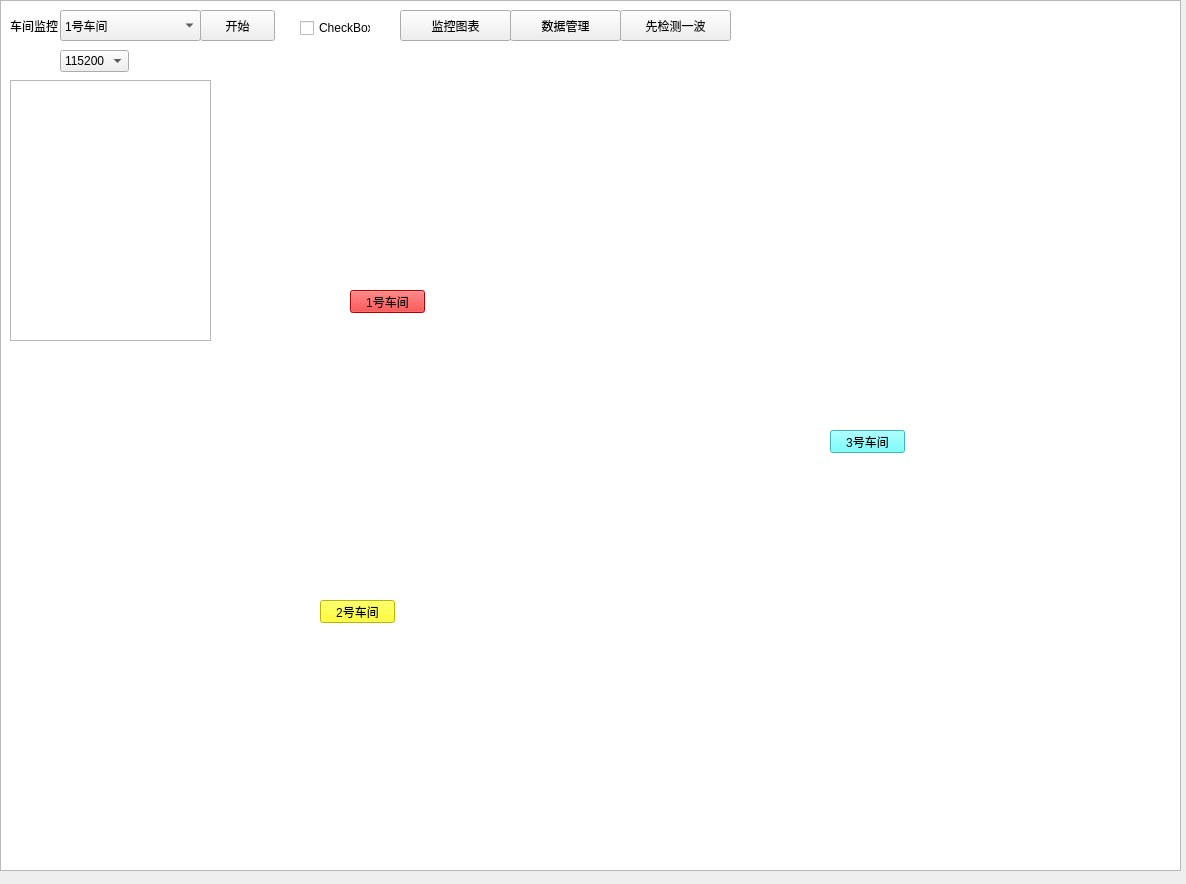
<?xml version="1.0" encoding="UTF-8"?>
<ui version="4.0">
 <class>Form</class>
 <widget class="QWidget" name="Form">
  <property name="geometry">
   <rect>
    <x>0</x>
    <y>0</y>
    <width>1186</width>
    <height>884</height>
   </rect>
  </property>
  <property name="windowTitle">
   <string>Form</string>
  </property>
  <widget class="QGraphicsView" name="graphicsView">
   <property name="geometry">
    <rect>
     <x>0</x>
     <y>0</y>
     <width>1181</width>
     <height>871</height>
    </rect>
   </property>
   <property name="styleSheet">
    <string notr="true">border-image: url(:/newPrefix/ditu.png);</string>
   </property>
  </widget>
  <widget class="QLabel" name="label">
   <property name="geometry">
    <rect>
     <x>10</x>
     <y>20</y>
     <width>54</width>
     <height>12</height>
    </rect>
   </property>
   <property name="text">
    <string>车间监控</string>
   </property>
  </widget>
  <widget class="QComboBox" name="comboBox">
   <property name="geometry">
    <rect>
     <x>60</x>
     <y>10</y>
     <width>141</width>
     <height>31</height>
    </rect>
   </property>
   <item>
    <property name="text">
     <string>1号车间</string>
    </property>
   </item>
   <item>
    <property name="text">
     <string>2号车间</string>
    </property>
   </item>
   <item>
    <property name="text">
     <string>3号车间</string>
    </property>
   </item>
  </widget>
  <widget class="QPushButton" name="pushButton">
   <property name="geometry">
    <rect>
     <x>200</x>
     <y>10</y>
     <width>75</width>
     <height>31</height>
    </rect>
   </property>
   <property name="text">
    <string>开始</string>
   </property>
  </widget>
  <widget class="QPushButton" name="pushButton_2">
   <property name="geometry">
    <rect>
     <x>400</x>
     <y>10</y>
     <width>111</width>
     <height>31</height>
    </rect>
   </property>
   <property name="text">
    <string>监控图表</string>
   </property>
  </widget>
  <widget class="QPushButton" name="pushButton_3">
   <property name="geometry">
    <rect>
     <x>510</x>
     <y>10</y>
     <width>111</width>
     <height>31</height>
    </rect>
   </property>
   <property name="text">
    <string>数据管理</string>
   </property>
  </widget>
  <widget class="QPushButton" name="pushButton_4">
   <property name="geometry">
    <rect>
     <x>620</x>
     <y>10</y>
     <width>111</width>
     <height>31</height>
    </rect>
   </property>
   <property name="text">
    <string>先检测一波</string>
   </property>
  </widget>
  <widget class="QPushButton" name="pushButton_5">
   <property name="geometry">
    <rect>
     <x>350</x>
     <y>290</y>
     <width>75</width>
     <height>23</height>
    </rect>
   </property>
   <property name="styleSheet">
    <string notr="true">background-color: rgb(255, 0, 0);</string>
   </property>
   <property name="text">
    <string>1号车间</string>
   </property>
  </widget>
  <widget class="QPushButton" name="pushButton_6">
   <property name="geometry">
    <rect>
     <x>320</x>
     <y>600</y>
     <width>75</width>
     <height>23</height>
    </rect>
   </property>
   <property name="styleSheet">
    <string notr="true">background-color: rgb(255, 255, 0);</string>
   </property>
   <property name="text">
    <string>2号车间</string>
   </property>
  </widget>
  <widget class="QPushButton" name="pushButton_7">
   <property name="geometry">
    <rect>
     <x>830</x>
     <y>430</y>
     <width>75</width>
     <height>23</height>
    </rect>
   </property>
   <property name="styleSheet">
    <string notr="true">background-color: rgb(85, 255, 255);</string>
   </property>
   <property name="text">
    <string>3号车间</string>
   </property>
  </widget>
  <widget class="QTextBrowser" name="textBrowser">
   <property name="geometry">
    <rect>
     <x>10</x>
     <y>80</y>
     <width>201</width>
     <height>261</height>
    </rect>
   </property>
  </widget>
  <widget class="QComboBox" name="comboBox_2">
   <property name="geometry">
    <rect>
     <x>60</x>
     <y>50</y>
     <width>69</width>
     <height>22</height>
    </rect>
   </property>
   <item>
    <property name="text">
     <string>115200</string>
    </property>
   </item>
  </widget>
  <widget class="QCheckBox" name="checkBox">
   <property name="geometry">
    <rect>
     <x>300</x>
     <y>20</y>
     <width>71</width>
     <height>16</height>
    </rect>
   </property>
   <property name="text">
    <string>CheckBox</string>
   </property>
  </widget>
 </widget>
 <resources>
  <include location="dt.qrc"/>
 </resources>
 <connections/>
</ui>
